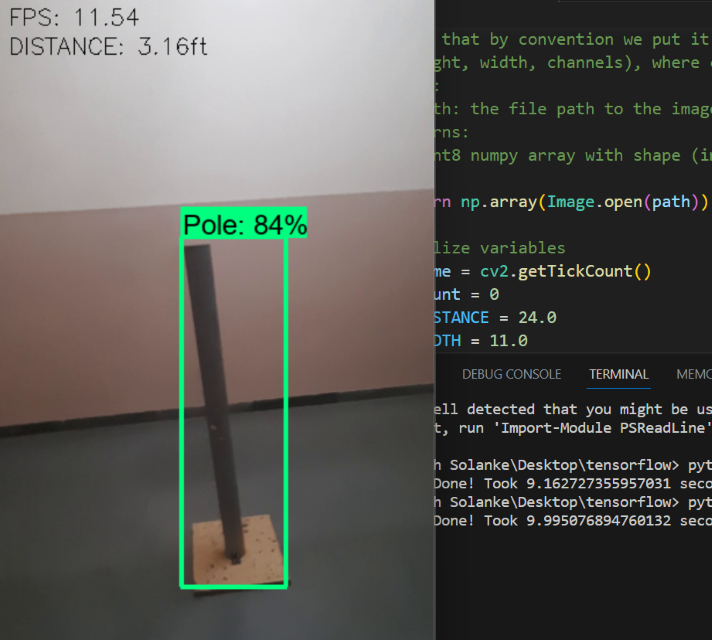
#> input picture testimg.png, 712 x 640 px, given in place of 20221224_204443.mp4, which was not available
$ python shape_detect.py
#> lines starting #> are read from the running program, lines starting #| are printed output that depends on the picture; after the words box and inside, x2 and y2 are one past the last pixel; in counts of white or black regions, pixels touching at a corner belong together; pictures that were not available may be replaced by others from this repository, and a replacement may not be noted
import cv2 as cv

# rescaling function
def rescaleFrame(frame , scale):
   width = int(frame.shape[1] * scale)
   height = int(frame.shape[0] * scale)
   dimensions = (width,height)

   return cv.resize(frame , dimensions , interpolation=cv.INTER_AREA)

def getCountours(img, original_f):
    contours, hierarchies = cv.findContours(img, cv.RETR_EXTERNAL, cv.CHAIN_APPROX_NONE)
    for a in contours:
        area = cv.contourArea(a)
        area_min = cv.getTrackbarPos('Area','Parameters')
        if area > area_min:
            cv.drawContours(original_f, contours, -1, (0,0,255), 1)


def empty(a):
    pass

cv.namedWindow('Parameters')
cv.resizeWindow('Parameters', 350, 150)
cv.createTrackbar('Thresh 1', 'Parameters', 50, 255, empty)
cv.createTrackbar('Thresh 2', 'Parameters', 100, 255, empty)
cv.createTrackbar('Area', 'Parameters', 6500, 30000, empty)

# Initialize variables for FPS
start_time = cv.getTickCount()
frame_count = 0

vid = cv.VideoCapture('test_data/20221224_204443.mp4')

while True:
    isTrue, frame = vid.read()
#> frame is the input picture: shape (640, 712, 3); mean B, G, R 84.6, 89.1, 89.4

    # ONLY WHEN READING RECORDED VIDS
    frame = cv.rotate(frame, cv.ROTATE_180)
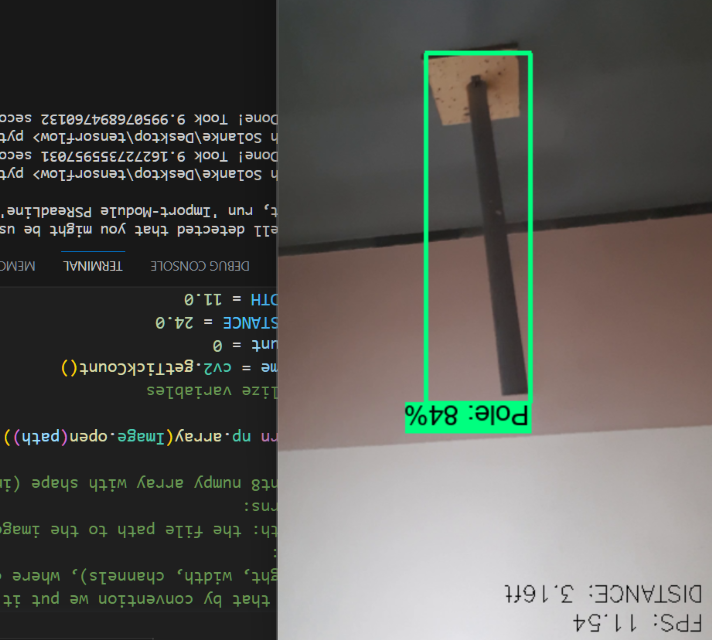
#> frame: shape (640, 712, 3); mean B, G, R 84.6, 89.1, 89.4
    # Till this

    frame = rescaleFrame(frame , scale=0.35)
#> in rescaleFrame, `return cv.resize(frame , dimensions , interpolation=cv.INTER_AREA)`:
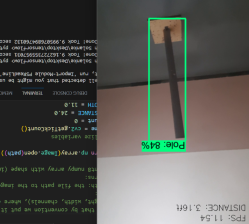
#> returned value: shape (224, 249, 3); mean of channels 0, 1, 2 84.6, 89.1, 89.4; drawn as B, G, R
    orignal_f = frame.copy()
    frame = cv.GaussianBlur(frame , (7,7) , 1)
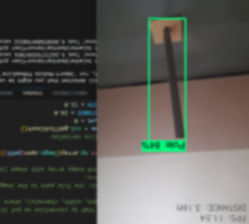
#> frame: shape (224, 249, 3); mean B, G, R 84.6, 89.1, 89.4
    frame = cv.cvtColor(frame, cv.COLOR_BGR2GRAY)
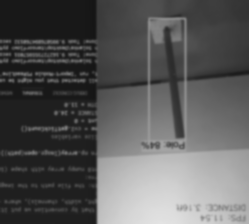
#> frame: shape (224, 249); min 21, max 227, mean 88.7

    T1 = cv.getTrackbarPos('Thresh 1','Parameters')
    T2 = cv.getTrackbarPos('Thresh 2','Parameters')
    frame = cv.Canny(frame, T1, T2)
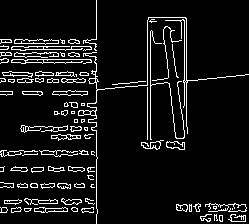
#> frame: shape (224, 249); 8% white in thin lines or dots
    frame = cv.dilate(frame , (5,5) , iterations=1)
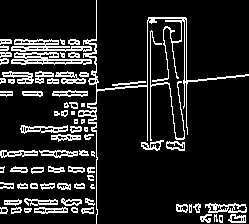
#> frame: shape (224, 249); 13.1% white in thin lines or dots
    getCountours(frame,orignal_f)
#> in getCountours, `contours, hierarchies = cv.findContours(img, cv.RETR_EXTERNAL, cv.CHAI..`: contours = 74 contours, 18 with area under 20; largest, box (x1, y1, x2, y2) and area: (78, 0, 249, 224) 702, (11, 52, 92, 65) 526, (11, 39, 92, 52) 469, (205, 203, 247, 213) 282, (20, 125, 68, 134) 232
#> in getCountours, `area = cv.contourArea(a)`: area = 20.5

    img = orignal_f

    # Calculate elapsed time and fps
    elapsed_time = (cv.getTickCount() - start_time) / cv.getTickFrequency()
    fps = frame_count / elapsed_time

    # Display fps on frame
    cv.putText(img, f"FPS: {fps:.2f}", (10, 30), cv.FONT_HERSHEY_SIMPLEX, 0.65, (255, 255, 255), 1)
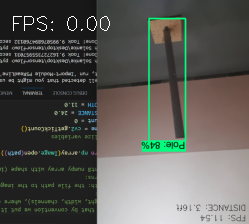
#> img: shape (224, 249, 3); 0.37% of pixels changed, all inside (x1, y1, x2, y2) = (13, 16, 110, 31)

    # DISPLAYS OUTPUT IMAGE
    cv.imshow('Detector',img)

    # if key "f" is pressed then the loop will get terminated
    if cv.waitKey(20) & 0xFF==ord('f') :
#> (key Esc is pressed here)
        break

    # Increment frame count
    frame_count += 1
